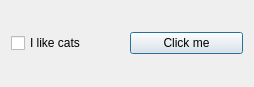
<?xml version="1.0" encoding="UTF-8"?>
<ui version="4.0">
 <class>Class17Class</class>
 <widget class="QDialog" name="Class17Class">
  <property name="geometry">
   <rect>
    <x>0</x>
    <y>0</y>
    <width>254</width>
    <height>87</height>
   </rect>
  </property>
  <property name="windowTitle">
   <string>Class17</string>
  </property>
  <layout class="QHBoxLayout" name="horizontalLayout">
   <item>
    <widget class="QCheckBox" name="checkBox">
     <property name="text">
      <string>I like cats</string>
     </property>
    </widget>
   </item>
   <item>
    <widget class="QPushButton" name="pushButton">
     <property name="text">
      <string>Click me</string>
     </property>
    </widget>
   </item>
  </layout>
 </widget>
 <layoutdefault spacing="6" margin="11"/>
 <resources>
  <include location="class17.qrc"/>
 </resources>
 <connections/>
</ui>
